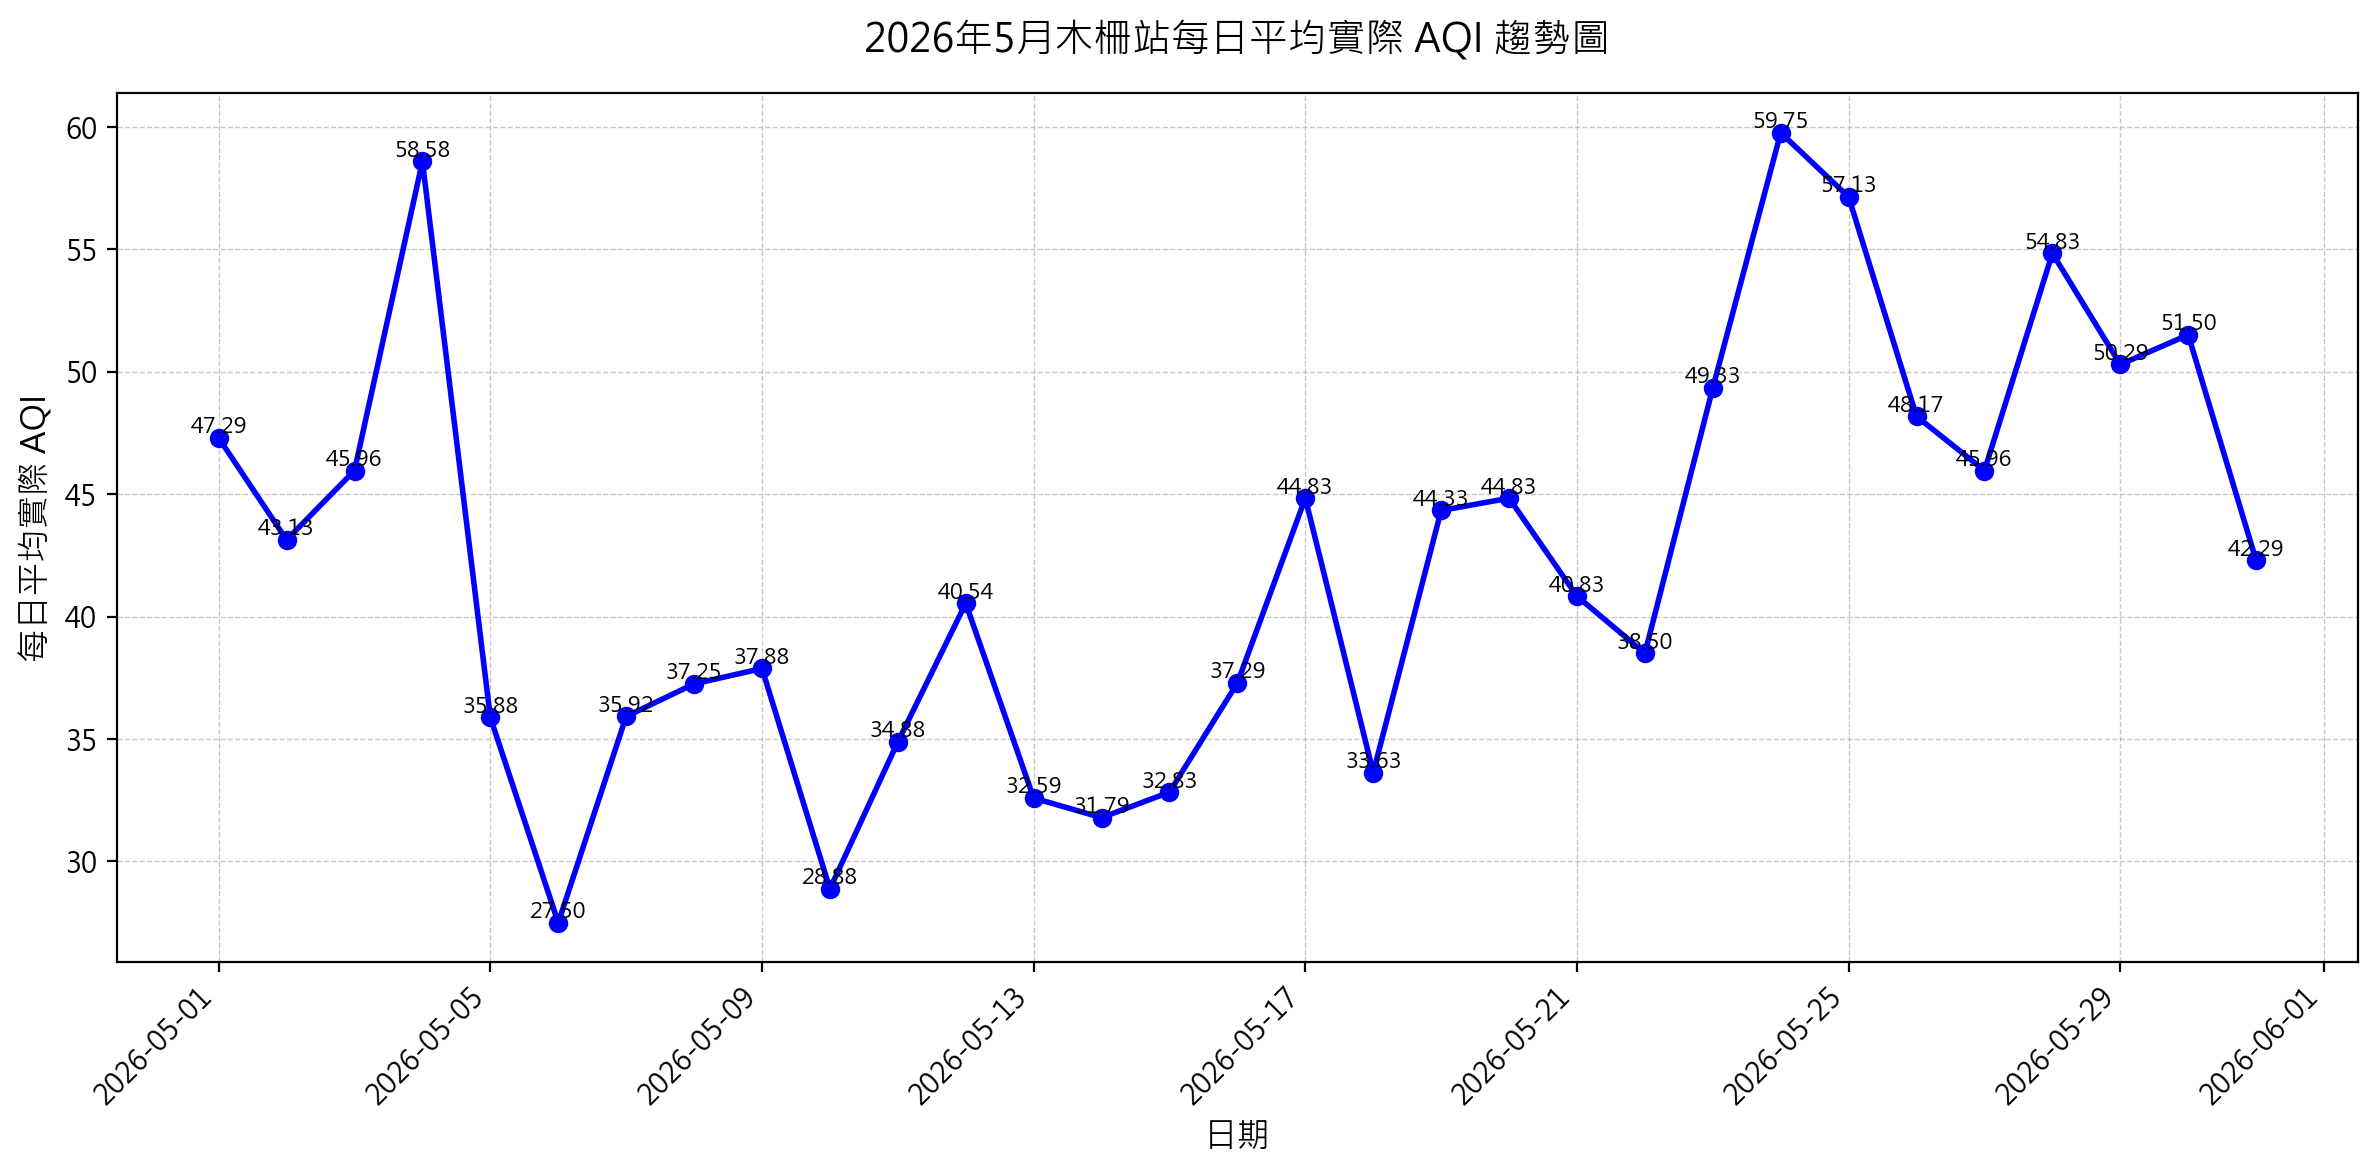

Reproduce this figure in Python.
OUTPUT_PATH = 'C:\\Users\\jon\\Desktop\\AQI_predict_system\\charts\\chart_33875cf1.png'
import matplotlib
matplotlib.use("Agg")
import matplotlib.pyplot as plt
import matplotlib.dates as mdates
import pandas as pd

# 中文字型與負號設定
plt.rcParams["font.sans-serif"] = [
    "Noto Sans CJK TC",
    "Microsoft JhengHei",
    "PingFang TC",
    "Arial Unicode MS",
    "DejaVu Sans",
]
plt.rcParams["axes.unicode_minus"] = False

# 資料
date_str = [
    "2026-05-01", "2026-05-02", "2026-05-03", "2026-05-04", "2026-05-05",
    "2026-05-06", "2026-05-07", "2026-05-08", "2026-05-09", "2026-05-10",
    "2026-05-11", "2026-05-12", "2026-05-13", "2026-05-14", "2026-05-15",
    "2026-05-16", "2026-05-17", "2026-05-18", "2026-05-19", "2026-05-20",
    "2026-05-21", "2026-05-22", "2026-05-23", "2026-05-24", "2026-05-25",
    "2026-05-26", "2026-05-27", "2026-05-28", "2026-05-29", "2026-05-30",
    "2026-05-31",
]
aqi_vals = [
    47.29, 43.13, 45.96, 58.58, 35.88, 27.5, 35.92, 37.25, 37.88, 28.88,
    34.88, 40.54, 32.59, 31.79, 32.83, 37.29, 44.83, 33.63, 44.33, 44.83,
    40.83, 38.5, 49.33, 59.75, 57.13, 48.17, 45.96, 54.83, 50.29, 51.5,
    42.29,
]

df = pd.DataFrame({
    "日期": pd.to_datetime(date_str),
    "avg_actual_aqi": aqi_vals,
})

# 繪圖
fig, ax = plt.subplots(figsize=(12, 6))

ax.plot(
    df["日期"],
    df["avg_actual_aqi"],
    color="blue",
    marker="o",
    linestyle="-",
    linewidth=2,
    markersize=6,
)

# 在每個點上顯示數值
for x, y in zip(df["日期"], df["avg_actual_aqi"]):
    ax.text(x, y, f"{y:.2f}", ha="center", va="bottom", fontsize=8, color="black")

# 標題與軸標籤
ax.set_title("2026年5月木柵站每日平均實際 AQI 趨勢圖", fontsize=14, pad=15)
ax.set_xlabel("日期", fontsize=12)
ax.set_ylabel("每日平均實際 AQI", fontsize=12)

# X 軸日期格式化與旋轉
ax.xaxis.set_major_formatter(mdates.DateFormatter("%Y-%m-%d"))
fig.autofmt_xdate(rotation=45, ha="right")

# 格線
ax.grid(True, which="both", linestyle="--", linewidth=0.5, alpha=0.7)

# 版面調整
plt.tight_layout()

# 儲存圖檔
plt.savefig(OUTPUT_PATH, dpi=200, bbox_inches="tight")
plt.close()
